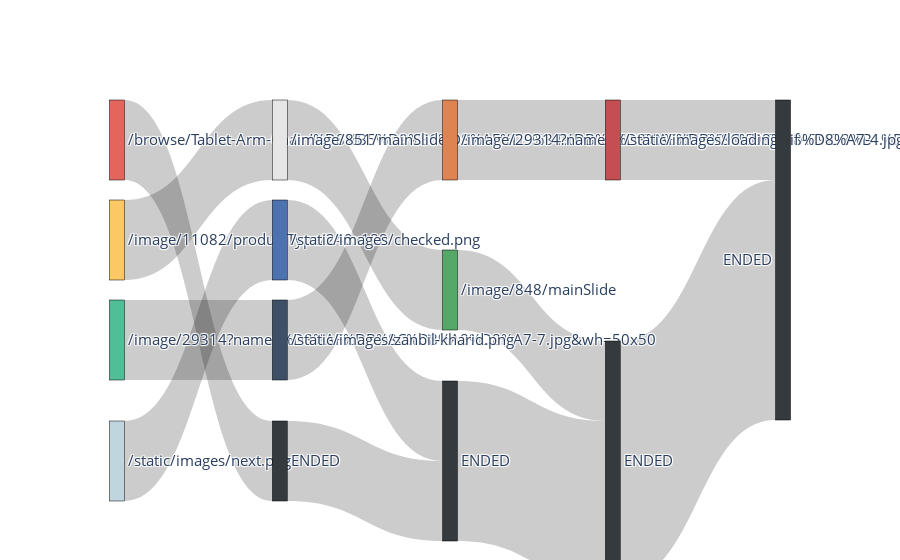

The code cell stored with this chart in its notebook:
### Code cell
rentention_data1.step_sankey(max_steps=5)

### Figure 1 — Plotly figure (JSON) as saved in the notebook; plotly's stock layout.template omitted (floating-point values rounded to 4 significant figures)
{"data": [{"arrangement": "snap", "link": {"hovertemplate": "%{value} unique users went from %{source.label} to %{target.label}.<br /><br />It took them %{label} in average.<extra></extra>", "label": ["0 days 00:00:00", "0 days 00:00:00", "0 days 00:00:00", "0 days 00:00:00", "0 days 00:00:00", "0 days 00:00:00", "0 days 00:00:00", "0 days 00:00:00", "0 days 00:00:00", "0 days 00:00:00", "0 days 00:00:00", "0 days 00:00:00", "0 days 00:00:00"], "source": [0, 1, 2, 3, 4, 5, 6, 7, 8, 9, 10, 11, 12], "target": [7, 4, 6, 5, 9, 10, 8, 10, 11, 12, 12, 13, 13], "value": [1, 1, 1, 1, 1, 1, 1, 1, 1, 1, 2, 1, 3]}, "node": {"color": ["rgb(228, 101, 92)", "rgb(252, 200, 101)", "rgb(80, 190, 151)", "rgb(191, 214, 222)", "rgb(230, 230, 230)", "rgb(76, 114, 176)", "rgb(62, 80, 102)", "rgb(53, 58, 62)", "rgb(221, 132, 82)", "rgb(85, 168, 104)", "rgb(53, 58, 62)", "rgb(196, 78, 82)", "rgb(53, 58, 62)", "rgb(53, 58, 62)"], "customdata": [25, 25, 25, 25, 25, 25, 25, 25, 25, 25, 50, 25, 75, 100], "hovertemplate": "Total unique users: %{value} (%{customdata}% of total)<extra></extra>", "label": ["/browse/Tablet-Arm-Chair/%D8%B5%D9%86%D8%AF%D9%84%DB%8C-%DA%86%D9%87%D8%A7%D8%B1%D9%BE%D8%A7%DB%8C%D9%87-%D8%AF%D8%A7%D9%86%D8%B4-%D8%A2%D9%85%D9%88%D8%B2%DB%8C", "/image/11082/productType/240x180", "/image/29314?name=%D8%AF%DB%8C%D8%A8%D8%A7-7.jpg&wh=50x50", "/static/images/next.png", "/image/851/mainSlide", "/static/images/checked.png", "/static/images/zanbil-kharid.png", "ENDED", "/image/29314?name=%D8%AF%DB%8C%D8%A8%D8%A7-4.jpg&wh=50x50", "/image/848/mainSlide", "ENDED", "/static/images/loading.gif", "ENDED", "ENDED"], "line": {"color": "black", "width": 0.5}, "pad": 20, "thickness": 15, "x": [0.05, 0.05, 0.05, 0.05, 0.27, 0.27, 0.27, 0.27, 0.5, 0.5, 0.5, 0.72, 0.72, 0.95], "y": [0.05, 0.27, 0.49, 0.95, 0.05, 0.27, 0.49, 0.95, 0.05, 0.5, 0.95, 0.05, 0.95, 0.05]}, "type": "sankey"}], "layout": {"autosize": true, "font": {"size": 15}, "plot_bgcolor": "white"}}
